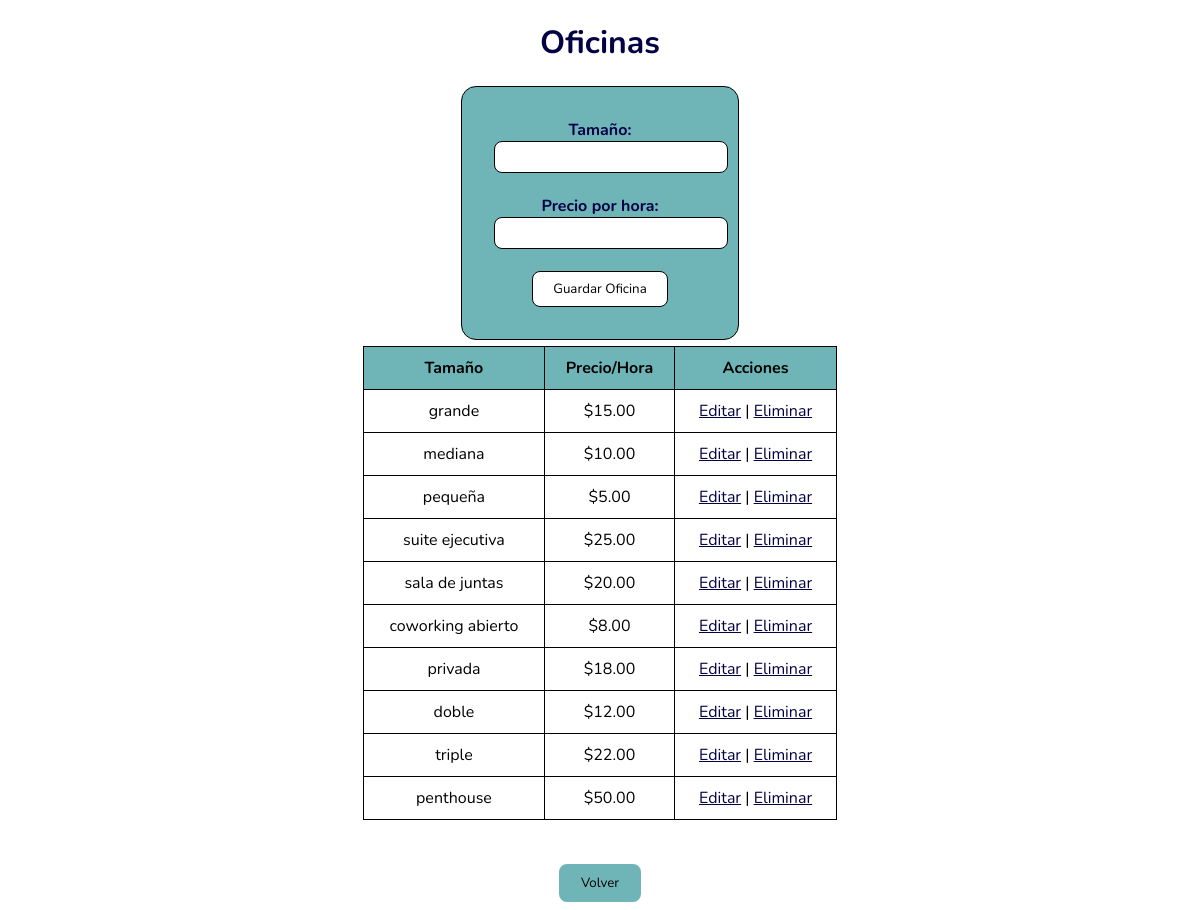
/oficinas.php, run on the app's committed database.
### tables this page shows
CREATE TABLE `oficinas` (
  `Id_oficina` int(11) NOT NULL,
  `tamaño` varchar(50) NOT NULL,
  `precio_hora` decimal(10,2) NOT NULL
);

### oficinas.php (the view, shortened to what this page needs)
<?php include("BaseDeDatos.php"); ?>
<!DOCTYPE html>
<html lang="es">
<head>
</head>
<body>
  <h1>Oficinas</h1>
  <div class="contenedor">
    <form action="Guardar.php" method="POST">
      <table class="nombre">
        <tr>
          <td>
            <label>Tamaño:</label>
            <input type="text" name="tamaño" autofocus>
          </td>
        </tr>
        <tr>
          <td>
            <label>Precio por hora:</label>
            <input type="text" name="precio_hora">
          </td>
        </tr>
        <tr>
          <td>
            <input type="submit" name="guardar_oficina" value="Guardar Oficina">
          </td>
        </tr>
      </table>
    </form>
  </div>
  <br>
  <table class="tabla">
    <thead>
      <tr>
        <th>Tamaño</th>
        <th>Precio/Hora</th>
        <th>Acciones</th>
      </tr>
    </thead>
    <tbody>
      <?php
        $consulta = "SELECT * FROM oficinas";
        $resultado = mysqli_query($conectado, $consulta);
        while ($row = mysqli_fetch_assoc($resultado)) { ?>
          <tr>
            <td><?php echo $row['tamaño']; ?></td>
            <td>$<?php echo $row['precio_hora']; ?></td>
            <td>
              <a href="Editar.php?Id_oficina=<?php echo $row['Id_oficina']; ?>">Editar</a> |
              <a href="Borrar.php?Id_oficina=<?php echo $row['Id_oficina']; ?>">Eliminar</a>
            </td>
          </tr>
      <?php } ?>
    </tbody>
  </table>
  <br><br>
  <button onclick="window.location.href='index.php'">Volver</button>
</body>
</html>

### oficinas.php (style rules this page uses)
body { font-family: 'Nunito', sans-serif; background-color: #ffffff; text-align: center; }
h1 { color: #030043; }
.contenedor { width: 20%; background-color: #6fb5b8; padding: 20px; border: 1px solid #000000; border-radius: 15px; display: inline-block; }
.nombre td { width: 12%; padding: 10px; text-align: center; }
label { font-weight: 700; color: #030043; }
input[type="text"] { padding: 6px 10px; border: 1px solid #000; border-radius: 8px; font-family: 'Nunito', sans-serif; width: 100%; }
input[type="submit"] { padding: 8px 20px; background-color: #ffffff; border: 1px solid #000; border-radius: 8px; font-family: 'Nunito', sans-serif; cursor: pointer; }
.tabla { margin: 0 auto; width: 40%; border: 1px solid #000000; background-color: #6fb5b8; border-collapse: collapse; }
.tabla th, .tabla td { background-color: #ffffff; border: 1px solid #000000; padding: 10px; text-align: center; }
.tabla th { background-color: #6fb5b8; }
a { color: #030043; }
button { padding: 8px 20px; border: 2px solid #6fb5b8; background-color: #6fb5b8; border-radius: 8px; font-family: 'Nunito', sans-serif; cursor: pointer; }

### data on the page
oficinas: tamaño "grande", precio_hora "15.00"
oficinas: tamaño "mediana", precio_hora "10.00"
oficinas: tamaño "pequeña", precio_hora "5.00"
oficinas: tamaño "suite ejecutiva", precio_hora "25.00"
oficinas: tamaño "sala de juntas", precio_hora "20.00"
oficinas: tamaño "coworking abierto", precio_hora "8.00"
oficinas: tamaño "privada", precio_hora "18.00"
oficinas: tamaño "doble", precio_hora "12.00"
oficinas: tamaño "triple", precio_hora "22.00"
oficinas: tamaño "penthouse", precio_hora "50.00"
